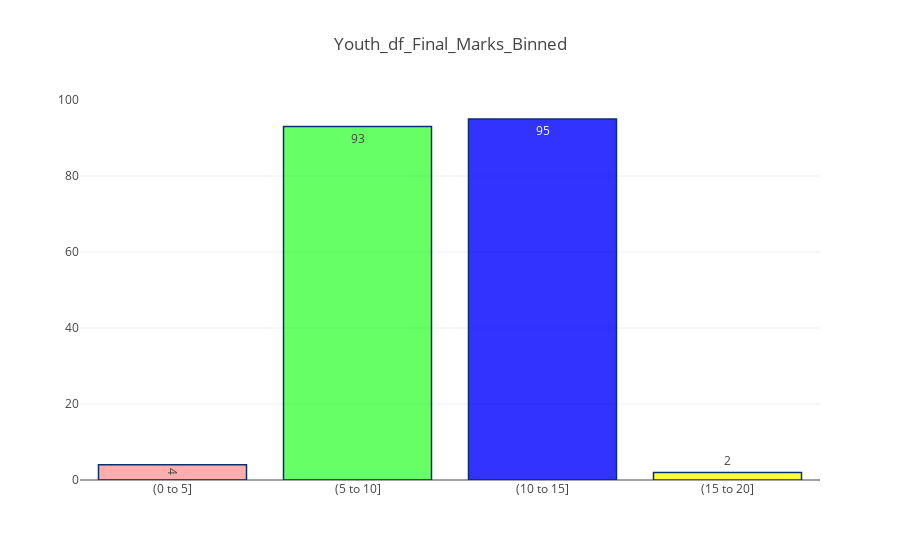

The cell this chart's notebook holds for it:
### Code cell
bins = [0, 5, 10, 15, 20]
youth_df_final_marks_binned = youth_df.groupby(pd.cut(youth_df['final_mark'], bins=bins)).final_mark.count()
# master_df_g3_binned.plot(kind='bar')

x= ['(0 to 5]', '(5 to 10]', '(10 to 15]', '(15 to 20]']
y= list(youth_df_final_marks_binned)

trace17 = go.Bar(
    x=x,
    y=y,
    text=y,
    textposition = 'auto',
    marker=dict(
        color=['rgba(255, 51, 51, 0.4)', 'rgba(0, 255, 0, 0.6)',
               'rgba(0, 0, 255,0.8)', 'rgba(255, 255, 51,1)'],
        line=dict(
            color='rgb(8,48,107)',
            width=1.5),
        ),
    opacity=1
)

data = [trace17]

layout = go.Layout(
    title='Youth_df_Final_Marks_Binned',
)

#py.iplot([trace1], filename='basic-bar')

fig = go.Figure(data=data, layout=layout)
py.iplot(fig, filename='color-bar')

#py.iplot([trace1], filename='basic-bar')

### Figure 1 — Plotly figure (JSON) as saved in the notebook; plotly's stock layout.template omitted (floating-point values rounded to 4 significant figures)
{"data": [{"marker": {"color": ["rgba(255, 51, 51, 0.4)", "rgba(0, 255, 0, 0.6)", "rgba(0, 0, 255,0.8)", "rgba(255, 255, 51,1)"], "line": {"color": "rgb(8,48,107)", "width": 1.5}}, "opacity": 1, "text": ["4", "93", "95", "2"], "textposition": "auto", "type": "bar", "uid": "1387aff4-c412-11e8-813c-d54112adc950", "x": ["(0 to 5]", "(5 to 10]", "(10 to 15]", "(15 to 20]"], "y": [4, 93, 95, 2]}], "layout": {"title": "Youth_df_Final_Marks_Binned"}}
